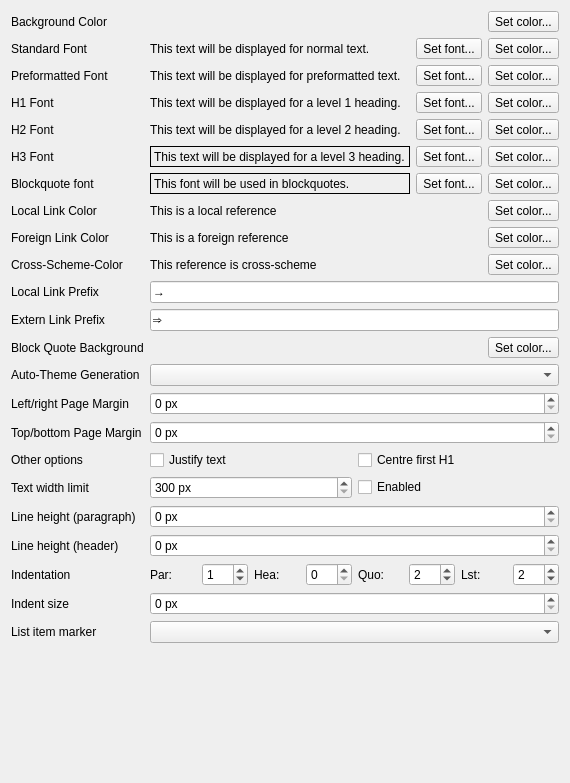
           <widget class="QWidget" name="style_scroll_widget">
            <property name="geometry">
             <rect>
              <x>0</x>
              <y>-351</y>
              <width>570</width>
              <height>783</height>
             </rect>
            </property>
            <layout class="QFormLayout" name="style_scroll_layout">
             <item row="0" column="1">
              <layout class="QHBoxLayout" name="horizontalLayout_13">
               <item>
                <widget class="QLabel" name="bg_preview">
                 <property name="text">
                  <string/>
                 </property>
                 <property name="textFormat">
                  <enum>Qt::PlainText</enum>
                 </property>
                </widget>
               </item>
               <item>
                <widget class="QToolButton" name="bg_change_color">
                 <property name="text">
                  <string>Set color...</string>
                 </property>
                 <property name="icon">
                  <iconset theme="color-select-symbolic">
                   <normaloff>.</normaloff>.</iconset>
                 </property>
                </widget>
               </item>
              </layout>
             </item>
             <item row="0" column="0">
              <widget class="QLabel" name="label_2">
               <property name="text">
                <string>Background Color</string>
               </property>
              </widget>
             </item>
             <item row="1" column="0">
              <widget class="QLabel" name="label">
               <property name="text">
                <string>Standard Font</string>
               </property>
              </widget>
             </item>
             <item row="1" column="1">
              <layout class="QHBoxLayout" name="horizontalLayout_14">
               <item>
                <widget class="QLabel" name="std_preview">
                 <property name="frameShape">
                  <enum>QFrame::NoFrame</enum>
                 </property>
                 <property name="text">
                  <string>This text will be displayed for normal text.</string>
                 </property>
                </widget>
               </item>
               <item>
                <widget class="QToolButton" name="std_change_font">
                 <property name="text">
                  <string>Set font...</string>
                 </property>
                 <property name="icon">
                  <iconset theme="font-select-symbolic">
                   <normaloff>.</normaloff>.</iconset>
                 </property>
                </widget>
               </item>
               <item>
                <widget class="QToolButton" name="std_change_color">
                 <property name="text">
                  <string>Set color...</string>
                 </property>
                 <property name="icon">
                  <iconset theme="color-select-symbolic">
                   <normaloff>.</normaloff>.</iconset>
                 </property>
                </widget>
               </item>
              </layout>
             </item>
             <item row="2" column="0">
              <widget class="QLabel" name="label_3">
               <property name="text">
                <string>Preformatted Font</string>
               </property>
              </widget>
             </item>
             <item row="2" column="1">
              <layout class="QHBoxLayout" name="horizontalLayout_15">
               <item>
                <widget class="QLabel" name="pre_preview">
                 <property name="frameShape">
                  <enum>QFrame::NoFrame</enum>
                 </property>
                 <property name="text">
                  <string>This text will be displayed for preformatted text.</string>
                 </property>
                </widget>
               </item>
               <item>
                <widget class="QToolButton" name="pre_change_font">
                 <property name="text">
                  <string>Set font...</string>
                 </property>
                 <property name="icon">
                  <iconset theme="font-select-symbolic">
                   <normaloff>.</normaloff>.</iconset>
                 </property>
                </widget>
               </item>
               <item>
                <widget class="QToolButton" name="pre_change_color">
                 <property name="text">
                  <string>Set color...</string>
                 </property>
                 <property name="icon">
                  <iconset theme="color-select-symbolic">
                   <normaloff>.</normaloff>.</iconset>
                 </property>
                </widget>
               </item>
              </layout>
             </item>
             <item row="3" column="0">
              <widget class="QLabel" name="label_4">
               <property name="text">
                <string>H1 Font</string>
               </property>
              </widget>
             </item>
             <item row="3" column="1">
              <layout class="QHBoxLayout" name="horizontalLayout_16">
               <item>
                <widget class="QLabel" name="h1_preview">
                 <property name="frameShape">
                  <enum>QFrame::NoFrame</enum>
                 </property>
                 <property name="text">
                  <string>This text will be displayed for a level 1 heading.</string>
                 </property>
                </widget>
               </item>
               <item>
                <widget class="QToolButton" name="h1_change_font">
                 <property name="text">
                  <string>Set font...</string>
                 </property>
                 <property name="icon">
                  <iconset theme="font-select-symbolic">
                   <normaloff>.</normaloff>.</iconset>
                 </property>
                </widget>
               </item>
               <item>
                <widget class="QToolButton" name="h1_change_color">
                 <property name="text">
                  <string>Set color...</string>
                 </property>
                 <property name="icon">
                  <iconset theme="color-select-symbolic">
                   <normaloff>.</normaloff>.</iconset>
                 </property>
                </widget>
               </item>
              </layout>
             </item>
             <item row="4" column="0">
              <widget class="QLabel" name="label_5">
               <property name="text">
                <string>H2 Font</string>
               </property>
              </widget>
             </item>
             <item row="4" column="1">
              <layout class="QHBoxLayout" name="horizontalLayout_18">
               <item>
                <widget class="QLabel" name="h2_preview">
                 <property name="frameShape">
                  <enum>QFrame::NoFrame</enum>
                 </property>
                 <property name="text">
                  <string>This text will be displayed for a level 2 heading.</string>
                 </property>
                </widget>
               </item>
               <item>
                <widget class="QToolButton" name="h2_change_font">
                 <property name="text">
                  <string>Set font...</string>
                 </property>
                 <property name="icon">
                  <iconset theme="font-select-symbolic">
                   <normaloff>.</normaloff>.</iconset>
                 </property>
                </widget>
               </item>
               <item>
                <widget class="QToolButton" name="h2_change_color">
                 <property name="text">
                  <string>Set color...</string>
                 </property>
                 <property name="icon">
                  <iconset theme="color-select-symbolic">
                   <normaloff>.</normaloff>.</iconset>
                 </property>
                </widget>
               </item>
              </layout>
             </item>
             <item row="5" column="0">
              <widget class="QLabel" name="label_6">
               <property name="text">
                <string>H3 Font</string>
               </property>
              </widget>
             </item>
             <item row="5" column="1">
              <layout class="QHBoxLayout" name="horizontalLayout_19">
               <item>
                <widget class="QLabel" name="h3_preview">
                 <property name="styleSheet">
                  <string notr="true">border: 1px solid black;</string>
                 </property>
                 <property name="frameShape">
                  <enum>QFrame::NoFrame</enum>
                 </property>
                 <property name="text">
                  <string>This text will be displayed for a level 3 heading.</string>
                 </property>
                 <property name="textFormat">
                  <enum>Qt::PlainText</enum>
                 </property>
                </widget>
               </item>
               <item>
                <widget class="QToolButton" name="h3_change_font">
                 <property name="text">
                  <string>Set font...</string>
                 </property>
                 <property name="icon">
                  <iconset theme="font-select-symbolic">
                   <normaloff>.</normaloff>.</iconset>
                 </property>
                </widget>
               </item>
               <item>
                <widget class="QToolButton" name="h3_change_color">
                 <property name="text">
                  <string>Set color...</string>
                 </property>
                 <property name="icon">
                  <iconset theme="color-select-symbolic">
                   <normaloff>.</normaloff>.</iconset>
                 </property>
                </widget>
               </item>
              </layout>
             </item>
             <item row="6" column="0">
              <widget class="QLabel" name="label_33">
               <property name="text">
                <string>Blockquote font</string>
               </property>
              </widget>
             </item>
             <item row="6" column="1">
              <layout class="QHBoxLayout" name="horizontalLayout_24">
               <item>
                <widget class="QLabel" name="bq_preview">
                 <property name="styleSheet">
                  <string notr="true">border: 1px solid black;</string>
                 </property>
                 <property name="frameShape">
                  <enum>QFrame::NoFrame</enum>
                 </property>
                 <property name="text">
                  <string>This font will be used in blockquotes.</string>
                 </property>
                 <property name="textFormat">
                  <enum>Qt::PlainText</enum>
                 </property>
                </widget>
               </item>
               <item>
                <widget class="QToolButton" name="bq_change_font">
                 <property name="text">
                  <string>Set font...</string>
                 </property>
                 <property name="icon">
                  <iconset theme="font-select-symbolic">
                   <normaloff>.</normaloff>.</iconset>
                 </property>
                </widget>
               </item>
               <item>
                <widget class="QToolButton" name="bq_change_color">
                 <property name="text">
                  <string>Set color...</string>
                 </property>
                 <property name="icon">
                  <iconset theme="color-select-symbolic">
                   <normaloff>.</normaloff>.</iconset>
                 </property>
                </widget>
               </item>
              </layout>
             </item>
             <item row="7" column="0">
              <widget class="QLabel" name="label_7">
               <property name="text">
                <string>Local Link Color</string>
               </property>
              </widget>
             </item>
             <item row="8" column="0">
              <widget class="QLabel" name="label_8">
               <property name="text">
                <string>Foreign Link Color</string>
               </property>
              </widget>
             </item>
             <item row="9" column="0">
              <widget class="QLabel" name="label_9">
               <property name="text">
                <string>Cross-Scheme-Color</string>
               </property>
              </widget>
             </item>
             <item row="10" column="0">
              <widget class="QLabel" name="label_10">
               <property name="text">
                <string>Local Link Prefix</string>
               </property>
              </widget>
             </item>
             <item row="11" column="0">
              <widget class="QLabel" name="label_11">
               <property name="text">
                <string>Extern Link Prefix</string>
               </property>
              </widget>
             </item>
             <item row="11" column="1">
              <widget class="QLineEdit" name="link_foreign_prefix">
               <property name="text">
                <string>⇒ </string>
               </property>
              </widget>
             </item>
             <item row="10" column="1">
              <widget class="QLineEdit" name="link_local_prefix">
               <property name="text">
                <string>→ </string>
               </property>
              </widget>
             </item>
             <item row="7" column="1">
              <layout class="QHBoxLayout" name="horizontalLayout_20">
               <item>
                <widget class="QLabel" name="link_local_preview">
                 <property name="text">
                  <string>This is a local reference</string>
                 </property>
                 <property name="textFormat">
                  <enum>Qt::PlainText</enum>
                 </property>
                </widget>
               </item>
               <item>
                <widget class="QToolButton" name="link_local_change_color">
                 <property name="text">
                  <string>Set color...</string>
                 </property>
                 <property name="icon">
                  <iconset theme="color-select-symbolic">
                   <normaloff>.</normaloff>.</iconset>
                 </property>
                </widget>
               </item>
              </layout>
             </item>
             <item row="8" column="1">
              <layout class="QHBoxLayout" name="horizontalLayout_21">
               <item>
                <widget class="QLabel" name="link_foreign_preview">
                 <property name="text">
                  <string>This is a foreign reference</string>
                 </property>
                 <property name="textFormat">
                  <enum>Qt::PlainText</enum>
                 </property>
                </widget>
               </item>
               <item>
                <widget class="QToolButton" name="link_foreign_change_color">
                 <property name="text">
                  <string>Set color...</string>
                 </property>
                 <property name="icon">
                  <iconset theme="color-select-symbolic">
                   <normaloff>.</normaloff>.</iconset>
                 </property>
                </widget>
               </item>
              </layout>
             </item>
             <item row="9" column="1">
              <layout class="QHBoxLayout" name="horizontalLayout_22">
               <item>
                <widget class="QLabel" name="link_cross_preview">
                 <property name="text">
                  <string>This reference is cross-scheme</string>
                 </property>
                 <property name="textFormat">
                  <enum>Qt::PlainText</enum>
                 </property>
                </widget>
               </item>
               <item>
                <widget class="QToolButton" name="link_cross_change_color">
                 <property name="text">
                  <string>Set color...</string>
                 </property>
                 <property name="icon">
                  <iconset theme="color-select-symbolic">
                   <normaloff>.</normaloff>.</iconset>
                 </property>
                </widget>
               </item>
              </layout>
             </item>
             <item row="13" column="0">
              <widget class="QLabel" name="label_12">
               <property name="text">
                <string>Auto-Theme Generation</string>
               </property>
              </widget>
             </item>
             <item row="13" column="1">
              <widget class="QComboBox" name="auto_theme"/>
             </item>
             <item row="14" column="0">
              <widget class="QLabel" name="label_13">
               <property name="text">
                <string>Left/right Page Margin</string>
               </property>
              </widget>
             </item>
             <item row="14" column="1">
              <widget class="QDoubleSpinBox" name="page_margin_h">
               <property name="suffix">
                <string> px</string>
               </property>
               <property name="decimals">
                <number>0</number>
               </property>
               <property name="maximum">
                <double>350.000000000000000</double>
               </property>
              </widget>
             </item>
             <item row="15" column="0">
              <widget class="QLabel" name="label_32">
               <property name="text">
                <string>Top/bottom Page Margin</string>
               </property>
              </widget>
             </item>
             <item row="15" column="1">
              <widget class="QDoubleSpinBox" name="page_margin_v">
               <property name="suffix">
                <string> px</string>
               </property>
               <property name="decimals">
                <number>0</number>
               </property>
               <property name="maximum">
                <double>350.000000000000000</double>
               </property>
              </widget>
             </item>
             <item row="16" column="0">
              <widget class="QLabel" name="label_25">
               <property name="text">
                <string>Other options</string>
               </property>
              </widget>
             </item>
             <item row="16" column="1">
              <layout class="QHBoxLayout" name="horizontalLayout_98">
               <item>
                <widget class="QCheckBox" name="enable_justify_text">
                 <property name="toolTip">
                  <string>Justify text on the page, instead of left-aligning it.</string>
                 </property>
                 <property name="text">
                  <string>Justify text</string>
                 </property>
                </widget>
               </item>
               <item>
                <widget class="QCheckBox" name="enable_centre_h1">
                 <property name="toolTip">
                  <string>Whether to centre the first top-level heading in the document.</string>
                 </property>
                 <property name="text">
                  <string>Centre first H1 </string>
                 </property>
                </widget>
               </item>
              </layout>
             </item>
             <item row="17" column="0">
              <widget class="QLabel" name="label_38">
               <property name="toolTip">
                <string>Preferred width of formatted text on the page.</string>
               </property>
               <property name="text">
                <string>Text width limit</string>
               </property>
              </widget>
             </item>
             <item row="17" column="1">
              <layout class="QHBoxLayout" name="horizontalLayout_26">
               <item>
                <widget class="QSpinBox" name="text_width">
                 <property name="suffix">
                  <string> px</string>
                 </property>
                 <property name="minimum">
                  <number>300</number>
                 </property>
                 <property name="maximum">
                  <number>2000</number>
                 </property>
                 <property name="value">
                  <number>300</number>
                 </property>
                </widget>
               </item>
               <item>
                <widget class="QCheckBox" name="enable_text_width">
                 <property name="toolTip">
                  <string>Whether to limit the width of formatted text on the page or not.</string>
                 </property>
                 <property name="text">
                  <string>Enabled</string>
                 </property>
                </widget>
               </item>
              </layout>
             </item>
             <item row="18" column="0">
              <widget class="QLabel" name="label_35">
               <property name="text">
                <string>Line height (paragraph)</string>
               </property>
              </widget>
             </item>
             <item row="18" column="1">
              <widget class="QDoubleSpinBox" name="line_height_p">
               <property name="suffix">
                <string> px</string>
               </property>
               <property name="decimals">
                <number>0</number>
               </property>
               <property name="maximum">
                <double>30.000000000000000</double>
               </property>
              </widget>
             </item>
             <item row="19" column="0">
              <widget class="QLabel" name="label_36">
               <property name="text">
                <string>Line height (header)</string>
               </property>
              </widget>
             </item>
             <item row="19" column="1">
              <widget class="QDoubleSpinBox" name="line_height_h">
               <property name="suffix">
                <string> px</string>
               </property>
               <property name="decimals">
                <number>0</number>
               </property>
               <property name="maximum">
                <double>30.000000000000000</double>
               </property>
              </widget>
             </item>
             <item row="20" column="0">
              <widget class="QLabel" name="label_37">
               <property name="text">
                <string>Indentation</string>
               </property>
              </widget>
             </item>
             <item row="20" column="1">
              <layout class="QHBoxLayout" name="indent_container">
               <item>
                <widget class="QLabel" name="label_96">
                 <property name="text">
                  <string>Par:</string>
                 </property>
                </widget>
               </item>
               <item>
                <widget class="QSpinBox" name="indent_p">
                 <property name="minimum">
                  <number>0</number>
                 </property>
                 <property name="maximum">
                  <number>7</number>
                 </property>
                 <property name="value">
                  <number>1</number>
                 </property>
                </widget>
               </item>
               <item>
                <widget class="QLabel" name="label_94">
                 <property name="text">
                  <string>Hea:</string>
                 </property>
                </widget>
               </item>
               <item>
                <widget class="QSpinBox" name="indent_h">
                 <property name="minimum">
                  <number>0</number>
                 </property>
                 <property name="maximum">
                  <number>7</number>
                 </property>
                 <property name="value">
                  <number>0</number>
                 </property>
                </widget>
               </item>
               <item>
                <widget class="QLabel" name="label_95">
                 <property name="text">
                  <string>Quo:</string>
                 </property>
                </widget>
               </item>
               <item>
                <widget class="QSpinBox" name="indent_bq">
                 <property name="minimum">
                  <number>0</number>
                 </property>
                 <property name="maximum">
                  <number>7</number>
                 </property>
                 <property name="value">
                  <number>2</number>
                 </property>
                </widget>
               </item>
               <item>
                <widget class="QLabel" name="label_93">
                 <property name="text">
                  <string>Lst:</string>
                 </property>
                </widget>
               </item>
               <item>
                <widget class="QSpinBox" name="indent_l">
                 <property name="minimum">
                  <number>0</number>
                 </property>
                 <property name="maximum">
                  <number>7</number>
                 </property>
                 <property name="value">
                  <number>2</number>
                 </property>
                </widget>
               </item>
              </layout>
             </item>
             <item row="21" column="0">
              <widget class="QLabel" name="label_42">
               <property name="text">
                <string>Indent size</string>
               </property>
              </widget>
             </item>
             <item row="21" column="1">
              <widget class="QDoubleSpinBox" name="indent_size">
               <property name="suffix">
                <string> px</string>
               </property>
               <property name="decimals">
                <number>0</number>
               </property>
               <property name="maximum">
                <double>100.000000000000000</double>
               </property>
              </widget>
             </item>
             <item row="22" column="0">
              <widget class="QLabel" name="label_41">
               <property name="text">
                <string>List item marker</string>
               </property>
              </widget>
             </item>
             <item row="22" column="1">
              <widget class="QComboBox" name="list_symbol"/>
             </item>
             <item row="12" column="0">
              <widget class="QLabel" name="label_21">
               <property name="text">
                <string>Block Quote Background</string>
               </property>
              </widget>
             </item>
             <item row="12" column="1">
              <layout class="QHBoxLayout" name="horizontalLayout_6">
               <item>
                <widget class="QLabel" name="quote_preview">
                 <property name="text">
                  <string/>
                 </property>
                </widget>
               </item>
               <item>
                <widget class="QToolButton" name="quote_change_color">
                 <property name="text">
                  <string>Set color...</string>
                 </property>
                 <property name="icon">
                  <iconset theme="color-select-symbolic">
                   <normaloff>.</normaloff>.</iconset>
                 </property>
                </widget>
               </item>
              </layout>
             </item>
            </layout>
           </widget>
